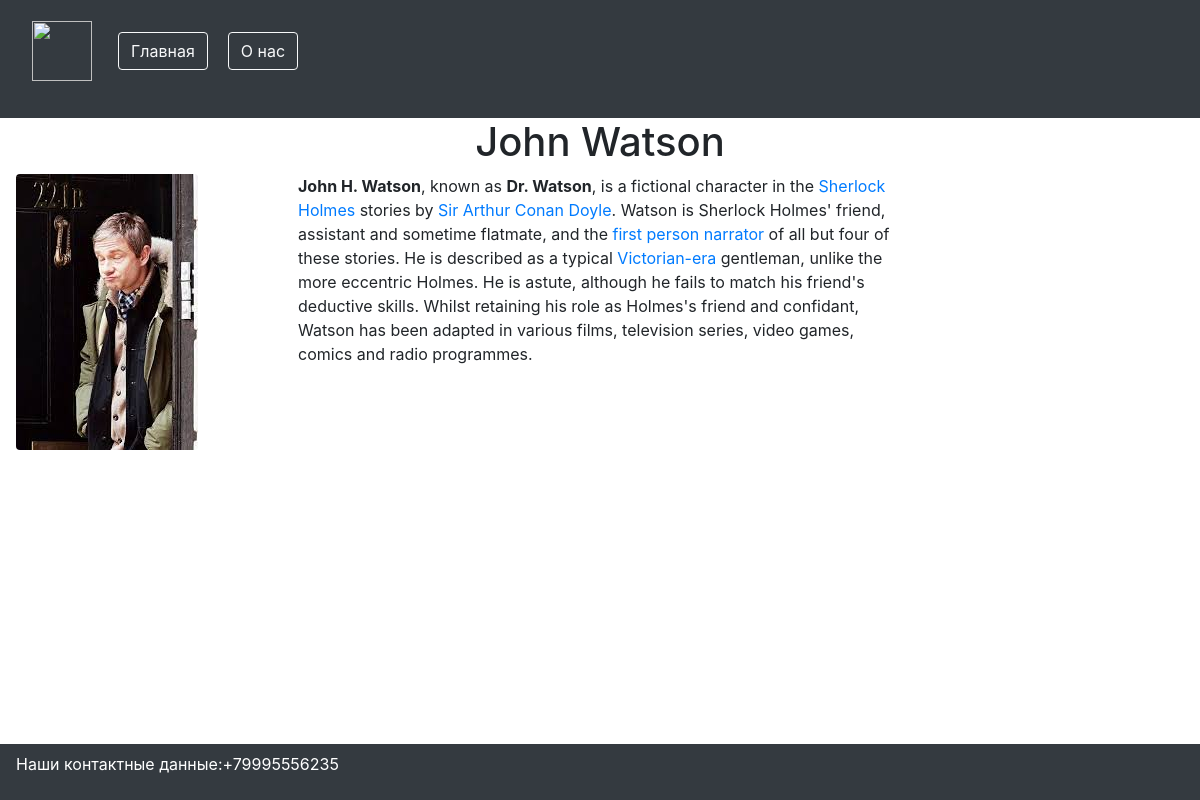
Page /author/1 on the committed database.
### Moskalemko_blog/apps/my_blog/models.py (models this page shows)
class Author(models.Model):
    Male = 'Male'
    Female = 'Female'
    Other = 'Other'
    GENDER_CHOICES = [(Male,'Male'),(Female, 'Female'), (Other, 'Other')]
    id = models.BigAutoField(primary_key=True)
    author_name = models.CharField(max_length=150)
    birth_date = models.DateField()
    photo = models.ImageField(upload_to='static\imgs', blank=True)
    is_active = models.BooleanField(default=False)
    gender_choices = models.CharField(max_length=100, choices=GENDER_CHOICES,default=Other)
    email = models.CharField(max_length=150)
    country  = models.CharField(max_length=150)
    description = RichTextUploadingField(default=birth_date, blank=True)
    status = models.CharField(max_length=300)

### Moskalemko_blog/apps/my_blog/views.py (the view)
# urls.py: re_path(r'^author/(?P<author_id>\d+)$', author,  name='author'),
def author(requset, author_id):
    author = Author.objects.get(id=author_id)
    context = {
        "author_name": author.author_name,
        "author_photo":author.photo,
        "author_description":author.description
    }
    return render(requset, "author_page.html", context)

### templates/author_page.html
{% extends "index.html" %}
{% load static %}
{% block content %}
    {% autoescape off %}
    <h1 align="center">{{ author_name }}</h1>
    <img src="..\{{ author_photo }}" class="rounded ml-3 float-left">
        <div class="author_description">{{ author_description }}</div>
    {% endautoescape %}
{% endblock %}

### static/style.css (style rules this page uses)
* { margin: 0; }
.author_description { width: 600px; float: left; margin-left: 100px; }

### rows in the picture
Author: author_name "John Watson", photo (picture), description "John H. Watson , known as Dr. Watson , is a fictional character in the Sherlock Holmes stories by Sir Arthur Conan Doyle . Watson is Sherlock Holmes' friend, assistant and sometime flatmate, and the first person narrator of all but four of these stories. He is described as a typical Victorian-era gentleman, unlike the more eccentric Holmes. He is astute, although he fails to match his friend's deductive skills. Whilst retaining his role as Holmes's friend and confidant, Watson has been adapted in various films, television series, video games, comics and radio programmes."
